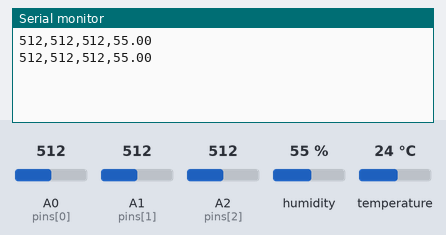
This sketch was run on a simulated Arduino Uno, built with avr-gcc and run on an emulated ATmega328P. Parts: the last lines printed to the serial monitor. The inputs (shaded band) are chosen by the test bench; at power-on: humidity 55 %, A0 (pins[0]) = 512, A1 (pins[1]) = 512, A2 (pins[2]) = 512, temperature 24 °C.

Above: at 1.8 s.
1.9 s: humidity set to 22 %
At 3.3 s:
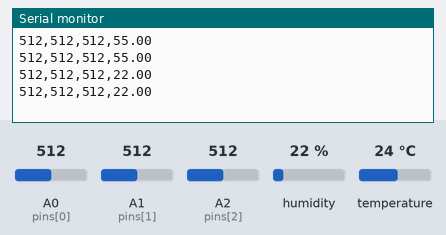
3.4 s: A0 (pins[0]) set to 716
At 4.5 s:
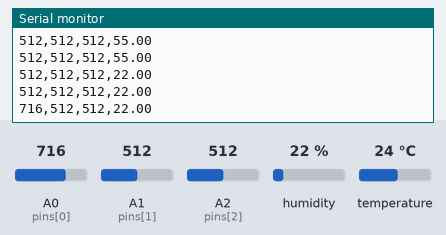
4.9 s: A1 (pins[1]) set to 716
At 5.9 s:
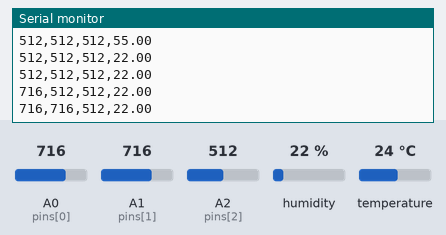
6.4 s: A2 (pins[2]) set to 716
At 7.7 s:
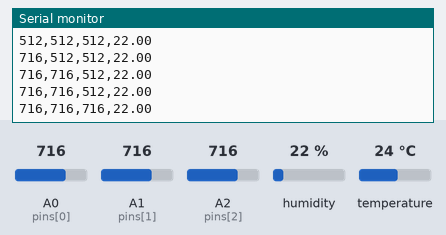
7.9 s: humidity set to 40 %
At 9.3 s:
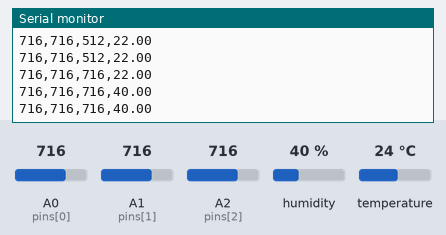
9.4 s: A0 (pins[0]) set to 992
At 10.7 s:
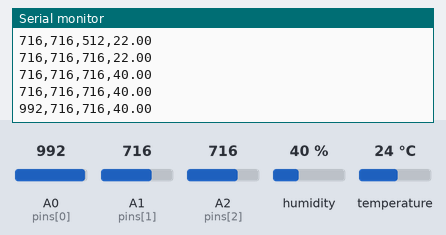
Timing chart, 0 to 11.9 s (numbered marks = the images above; inputs shaded):
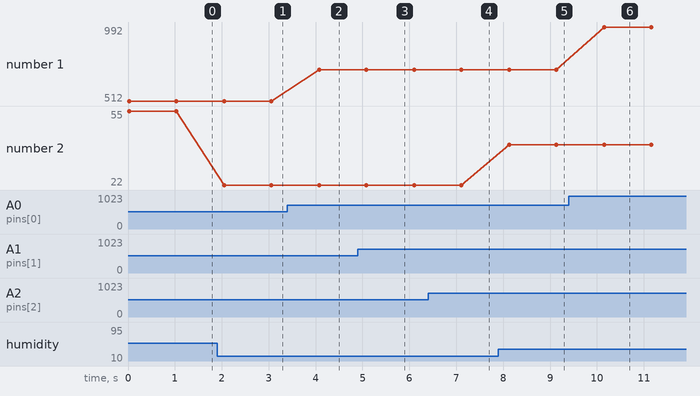

Measured:
- after the input at 1.9 s, the serial monitor: prints a new line after 0.15 s (image 1)
- after the input at 3.4 s, the serial monitor: prints a new line after 0.68 s (image 2)
- after the input at 4.9 s, the serial monitor: prints a new line after 0.18 s (image 3)
- after the input at 6.4 s, the serial monitor: prints a new line after 0.70 s (image 4)
- after the input at 7.9 s, the serial monitor: prints a new line after 0.23 s (image 5)
- after the input at 9.4 s, the serial monitor: prints a new line after 0.75 s (image 6)
- plotted number 1: 512 → 716 after the input at 3.4 s, 716 → 992 after the input at 9.4 s
- plotted number 2: 55 → 22 after the input at 1.9 s, 22 → 40 after the input at 7.9 s

The sketch:

sensor.ino
```cpp
#include <Wire.h>
#include <Adafruit_Sensor.h>
#include <DHT.h>

const int pins[4] = {A0, A1, A2, 3};
#define Voc_PIN 0
#define Mics_PIN 1
#define Capacitive_PIN 2
#define DHT_PIN 3

DHT dht(pins[DHT_PIN], DHT11);

void setup() {
    Serial.begin(9600);
    dht.begin();
}

void loop() {
    float dhtTemp = dht.readHumidity();
    int vocValue = analogRead(pins[Voc_PIN]);
    int gasValue = analogRead(pins[Mics_PIN]);
    int moistureValue = analogRead(pins[Capacitive_PIN]);

    Serial.print(vocValue);
    Serial.print(",");
    Serial.print(gasValue);
    Serial.print(",");
    Serial.print(moistureValue);
    Serial.print(",");
    Serial.println(dhtTemp);


    delay(1000);
}
```
